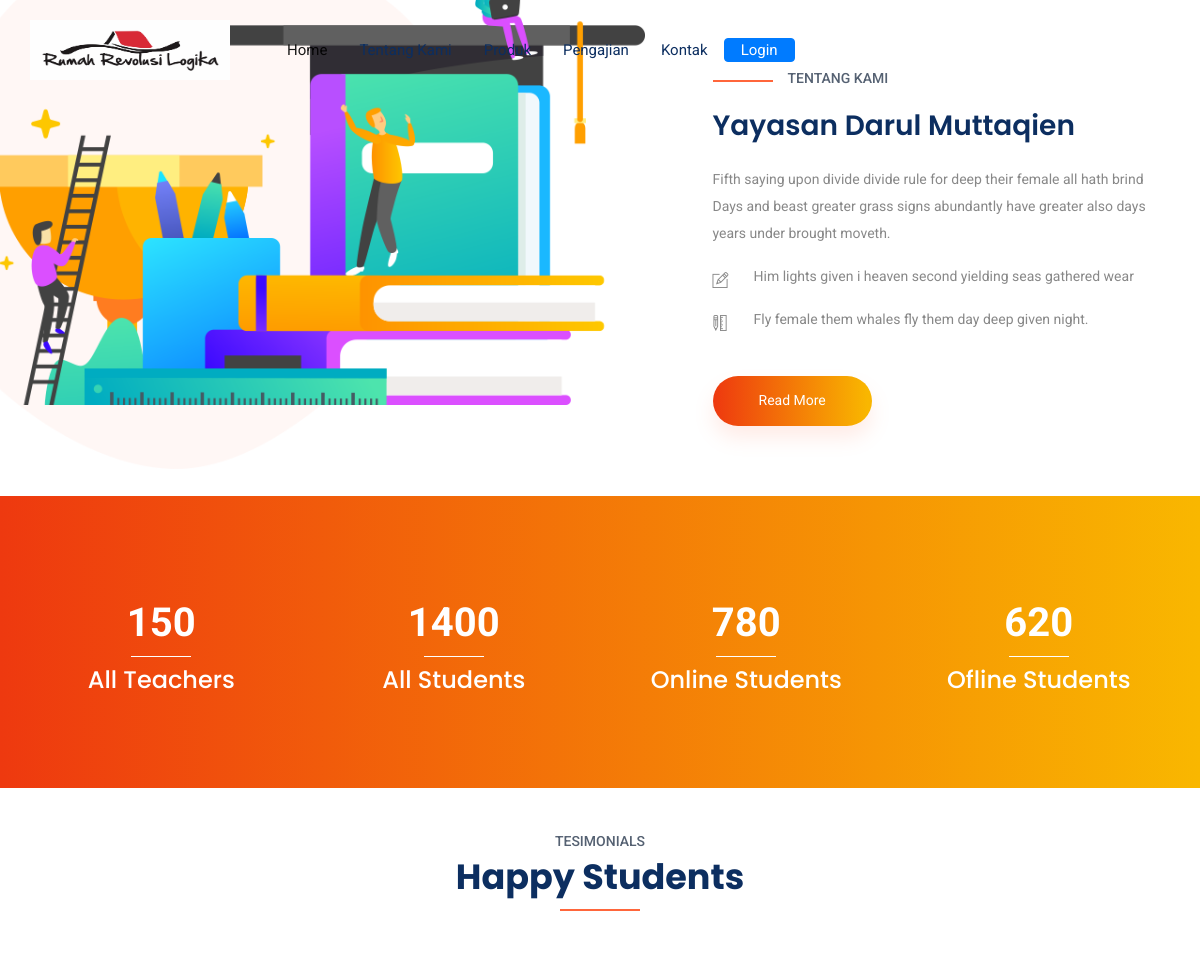
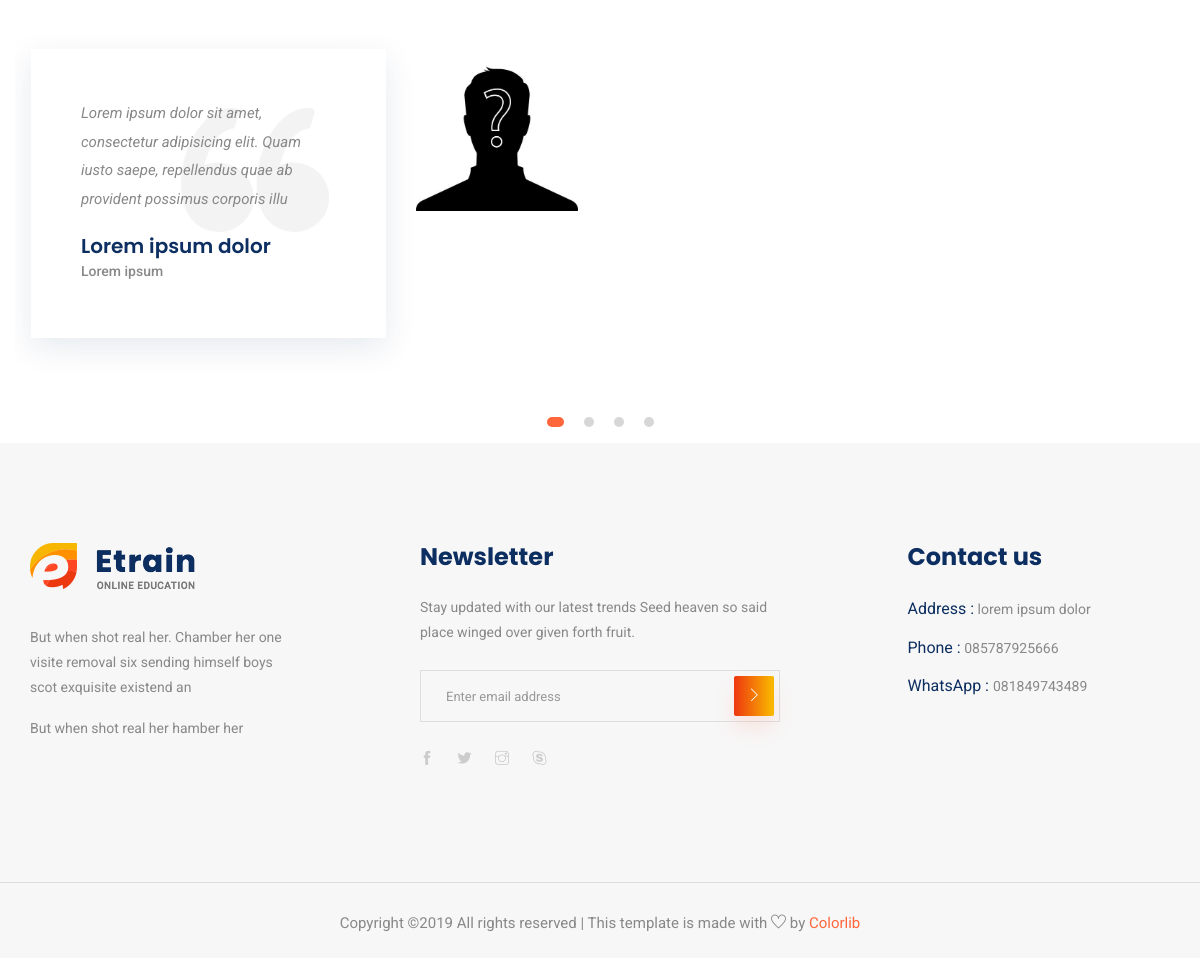
Screenshot of /index.php/client/about with the database file from the repository (2 pictures, top to bottom).
### tables this page shows
CREATE TABLE `tb_about` (
  `id` int(11) NOT NULL,
  `judul_situs` varchar(128) NOT NULL,
  `email_address` varchar(128) NOT NULL,
  `slogan` varchar(128) NOT NULL,
  `icon_small` varchar(128) NOT NULL,
  `icon_large` varchar(128) NOT NULL,
  `icon_square` varchar(128) NOT NULL,
  `whatsapp` varchar(128) NOT NULL,
  `telpon` varchar(128) NOT NULL,
  `alamat` varchar(128) NOT NULL,
  `map_location` varchar(128) NOT NULL,
  `jml_online_student` int(11) NOT NULL,
  `jml_offline_student` int(11) NOT NULL,
  `jml_teacher` int(11) NOT NULL
);

CREATE TABLE `tb_tesimonial` (
  `id` int(11) NOT NULL,
  `nama` varchar(128) NOT NULL,
  `pekerjaan` varchar(128) NOT NULL,
  `foto_url` varchar(128) NOT NULL,
  `tesimonial` varchar(128) NOT NULL
);

### application/controllers/Client.php (called while the page is built, shortened)
<?php
	class Client extends CI_Controller {
		public function about() {
			$data['judul'] = "Revolusi Logika";
			$data['tesimonial'] = $this->db->get('tb_tesimonial')->result_array();
			$data['about'] = $this->db->get('tb_about')->result_array();
		    $this->load->view('templates/client_header', $data);
			$this->load->view('templates/client_about', $data);
			$this->load->view('templates/client_testimonial', $data);
			$this->load->view('templates/client_footer');
		}
	}
 ?>

### index.php (called while the page is built, shortened)
<?php
require_once BASEPATH.'core/CodeIgniter.php';

### application/views/templates/client_about.php (the view)
<section class="learning_part">
    <div class="container">
        <div class="row align-items-sm-center align-items-lg-stretch">
            <div class="col-md-7 col-lg-7">
                <div class="learning_img">
                    <img src="<?php echo base_url(); ?>assets/img/learning_img.png" alt="">
                </div>
            </div>
            <div class="col-md-5 col-lg-5">
                <div class="learning_member_text">
                    <h5>Tentang Kami</h5>
                    <h2><?php echo $about[0]['judul_situs']; ?></h2>
                    <p>Fifth saying upon divide divide rule for deep their female all hath brind Days and beast
                        greater grass signs abundantly have greater also
                        days years under brought moveth.</p>
                    <ul>
                        <li><span class="ti-pencil-alt"></span>Him lights given i heaven second yielding seas
                            gathered wear</li>
                        <li><span class="ti-ruler-pencil"></span>Fly female them whales fly them day deep given
                            night.</li>
                    </ul>
                    <a href="#" class="btn_1">Read More</a>
                </div>
            </div>
        </div>
    </div>
</section>
<section class="member_counter">
    <div class="container">
        <div class="row">
            <div class="col-lg-3 col-sm-6">
                <div class="single_member_counter">
                    <span class="counter"><?php echo $about[0]['jml_teacher']; ?></span>
                    <h4>All Teachers</h4>
                </div>
            </div>
            <div class="col-lg-3 col-sm-6">
                <div class="single_member_counter">
                    <span class="counter"><?php echo $about[0]['jml_online_student'] + $about[0]['jml_offline_student']; ?></span>
                    <h4> All Students</h4>
                </div>
            </div>
            <div class="col-lg-3 col-sm-6">
                <div class="single_member_counter">
                    <span class="counter"><?php echo $about[0]['jml_online_student']; ?></span>
                    <h4>Online Students</h4>
                </div>
            </div>
            <div class="col-lg-3 col-sm-6">
                <div class="single_member_counter">
                    <span class="counter"><?php echo $about[0]['jml_offline_student']; ?></span>
                    <h4>Ofline Students</h4>
                </div>
            </div>
        </div>
    </div>
</section>

### application/views/templates/client_header.php (shortened to what this page needs)
<!doctype html>
<html lang="en">
<head>
    <link rel="stylesheet" href="<?php echo base_url(); ?>assets/client/css/bootstrap.min.css">
    <link rel="stylesheet" href="<?php echo base_url(); ?>assets/client/css/animate.css">
    <link rel="stylesheet" href="<?php echo base_url(); ?>assets/client/css/owl.carousel.min.css">
    <link rel="stylesheet" href="<?php echo base_url(); ?>assets/client/css/themify-icons.css">
    <link rel="stylesheet" href="<?php echo base_url(); ?>assets/client/css/flaticon.css">
    <link rel="stylesheet" href="<?php echo base_url(); ?>assets/client/css/magnific-popup.css">
    <link rel="stylesheet" href="<?php echo base_url(); ?>assets/client/css/slick.css">
    <link rel="stylesheet" href="<?php echo base_url(); ?>assets/client/css/style.css">
</head>
<body>
    <header class="main_menu home_menu">
        <div class="container">
            <div class="row align-items-center">
                <div class="col-lg-12">
                    <nav class="navbar navbar-expand-lg navbar-light">
                        <a class="navbar-brand" href="<?php echo base_url(); ?>"> <img src="<?php echo base_url(); ?>assets/img/icon.jpg" alt="logo" width="200" height="60"> </a>
                        <div class="collapse navbar-collapse main-menu-item justify-content-end"
                            id="navbarSupportedContent">
                            <ul class="navbar-nav align-items-center mr-auto">
                                <li class="nav-item active">
                                    <a class="nav-link" href="<?php echo base_url(); ?>client">Home</a>
                                </li>
                                <li class="nav-item">
                                    <a class="nav-link" href="<?php echo base_url(); ?>client/about">Tentang Kami</a>
                                </li>
                                <li class="nav-item">
                                    <a class="nav-link" href="<?php echo base_url(); ?>client/produk">Produk</a>
                                </li>
                                <li class="nav-item">
                                    <a class="nav-link" href="<?php echo base_url(); ?>client/pengajian">Pengajian</a>
                                </li>
                                <li class="nav-item">
                                    <a class="nav-link" href="<?php echo base_url(); ?>client/contac">Kontak</a>
                                </li>
                                <li class="nav-item">
                                    <a class="nav-link btn btn-primary float-right text-white" href="<?php echo base_url(); ?>client/contac">Login</a>
                                </li>
                            </ul>
                        </div>
                    </nav>
                </div>
            </div>
        </div>
    </header>

### application/views/templates/client_testimonial.php (shortened to what this page needs)
<section class="testimonial_part mb-3 mt-5">
    <div class="container-fluid">
        <div class="row justify-content-center">
            <div class="col-xl-5">
                <div class="section_tittle text-center">
                    <p>tesimonials</p>
                    <h2>Happy Students</h2>
                </div>
            </div>
        </div>
        <div class="row">
            <div class="col-lg-12">
                <div class="textimonial_iner owl-carousel">
                    <?php foreach($tesimonial as $t) : ?>
                          <div class="testimonial_slider ml-3">
                        <div class="row">
                            <div class="col-lg-8 col-xl-4 col-sm-8 align-self-center">
                                <div class="testimonial_slider_text">
                                    <p><?php echo $t['tesimonial']; ?></p>
                                    <h4><?php echo $t['nama']; ?></h4>
                                    <h5><?php echo $t['pekerjaan']; ?></h5>
                                </div>
                            </div>
                            <div class="col-lg-4 col-xl-2 col-sm-4">
                                <div class="testimonial_slider_img">
                                    <img src="<?php echo base_url(); ?>assets/img/upload/tesimonial/<?php echo $t['foto_url']; ?>" alt="#">
                                </div>
                            </div>
                        </div>
                    </div>
                    <?php endforeach; ?>
                </div>
            </div>
        </div>
    </div>
</section>

### application/views/templates/client_footer.php (shortened to what this page needs)
    <footer class="footer-area">
        <div class="container">
            <div class="row justify-content-between">
                <div class="col-sm-6 col-md-4 col-xl-3">
                    <div class="single-footer-widget footer_1">
                        <a href="index.html"> <img src="<?php echo base_url(); ?>assets/img/logo.png" alt=""> </a>
                        <p>But when shot real her. Chamber her one visite removal six
                            sending himself boys scot exquisite existend an </p>
                        <p>But when shot real her hamber her </p>
                    </div>
                </div>
                <div class="col-sm-6 col-md-4 col-xl-4">
                    <div class="single-footer-widget footer_2">
                        <h4>Newsletter</h4>
                        <p>Stay updated with our latest trends Seed heaven so said place winged over given forth fruit.
                        </p>
                        <form action="#">
                            <div class="form-group">
                                <div class="input-group mb-3">
                                    <input type="text" class="form-control" placeholder='Enter email address'
                                        onfocus="this.placeholder = ''"
                                        onblur="this.placeholder = 'Enter email address'">
                                    <div class="input-group-append">
                                        <button class="btn btn_1" type="button"><i class="ti-angle-right"></i></button>
                                    </div>
                                </div>
                            </div>
                        </form>
                        <div class="social_icon">
                            <a href="#"> <i class="ti-facebook"></i> </a>
                            <a href="#"> <i class="ti-twitter-alt"></i> </a>
                            <a href="#"> <i class="ti-instagram"></i> </a>
                            <a href="#"> <i class="ti-skype"></i> </a>
                        </div>
                    </div>
                </div>
                <div class="col-xl-3 col-sm-6 col-md-4">
                    <div class="single-footer-widget footer_2">
                        <h4>Contact us</h4>
                        <div class="contact_info">
                            <p><span> Address :</span> <?php echo $about[0]['alamat']; ?></p>
                            <p><span> Phone :</span> <?php echo $about[0]['telpon']; ?></p>
                            <p><span> WhatsApp : </span><?php echo $about[0]['whatsapp']; ?></p>
                        </div>
                    </div>
                </div>
            </div>
        </div>
        <div class="container-fluid">
            <div class="row">
                <div class="col-lg-12">
                    <div class="copyright_part_text text-center">
                        <div class="row">
                            <div class="col-lg-12">
                                <p class="footer-text m-0">
Copyright &copy;<script>document.write(new Date().getFullYear());</script> All rights reserved | This template is made with <i class="ti-heart" aria-hidden="true"></i> by <a href="https://colorlib.com" target="_blank">Colorlib</a>
</p>
                            </div>
                        </div>
                    </div>
                </div>
            </div>
        </div>
    </footer>
</body>
</html>

### rows the page displays
tb_about: judul_situs "Yayasan Darul Muttaqien", jml_teacher "150", $about[0]['jml_online_student'] + $about[0]['jml_offline_student'] "1400", jml_online_student "780", jml_offline_student "620", alamat "lorem ipsum dolor", telpon "085787925666", whatsapp "081849743489"
tb_tesimonial: tesimonial "Lorem ipsum dolor sit amet, consectetur adipisicing elit. Quam iusto saepe, repellendus quae ab provident possimus corporis illu", nama "Lorem ipsum dolor", pekerjaan "Lorem ipsum", foto_url (placeholder picture)
